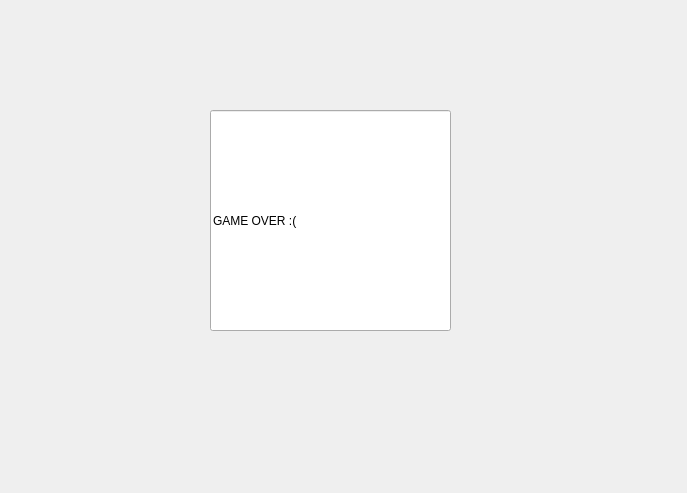
<?xml version="1.0" encoding="UTF-8"?>
<ui version="4.0">
 <class>Gameover</class>
 <widget class="QDialog" name="Gameover">
  <property name="geometry">
   <rect>
    <x>0</x>
    <y>0</y>
    <width>687</width>
    <height>493</height>
   </rect>
  </property>
  <property name="windowTitle">
   <string>Dialog</string>
  </property>
  <widget class="QLineEdit" name="endgame">
   <property name="geometry">
    <rect>
     <x>210</x>
     <y>110</y>
     <width>241</width>
     <height>221</height>
    </rect>
   </property>
   <property name="styleSheet">
    <string notr="true">font: 700 26pt &quot;Segoe UI&quot;;
</string>
   </property>
   <property name="text">
    <string>GAME OVER :(</string>
   </property>
  </widget>
 </widget>
 <resources/>
 <connections/>
</ui>
